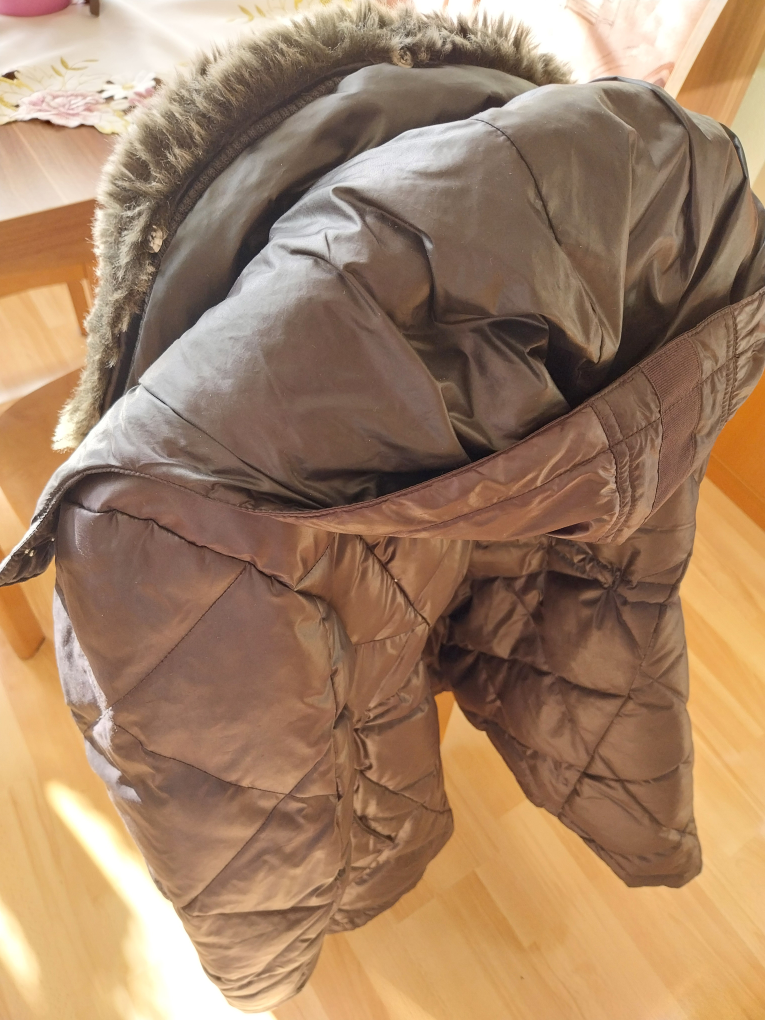
#> input picture data/20260408_171618.jpg, 3060 x 4080 px (shown at 1/4 size)
$ python -i feature_extractor.py   (imports and definitions only)
#> lines starting #> are read from the running program, lines starting #| are printed output that depends on the picture
import numpy as np
from PIL import ImageFilter

'''
This module serves as the single source of truth for calculating visual image features.
It extracts numerical characteristics that allow the model to classify waste based on
texture, color, and brightness without needing to process raw images in real-time.
'''

def extract_features(img, img_size=128):
    '''
    Performs a comprehensive image analysis and returns a dictionary of numerical metrics.

    :params img: Input image object in RGB mode.
    :params img_size: Target resolution for calculation normalization (default 128x128).
    :return: A dictionary containing 15 visual features rounded for data stability.
    '''

    img_resized = img.resize((img_size, img_size))
    arr = np.asarray(img_resized).astype("float32")
    r, g, b = arr[:, :, 0], arr[:, :, 1], arr[:, :, 2]

    brightness = 0.299 * r + 0.587 * g + 0.114 * b
    max_rgb = np.maximum(np.maximum(r, g), b)
    min_rgb = np.minimum(np.minimum(r, g), b)
    saturation = np.where(max_rgb > 0, (max_rgb - min_rgb) / (max_rgb + 1e-8), 0)

    gray = img_resized.convert("L")
    edge_arr = np.asarray(gray.filter(ImageFilter.FIND_EDGES)).astype("float32")
    detail_arr = np.asarray(gray.filter(ImageFilter.DETAIL)).astype("float32")
    emboss_arr = np.asarray(gray.filter(ImageFilter.EMBOSS)).astype("float32")

    hist, _ = np.histogram(brightness.flatten(), bins=64, range=(0, 255))
    hist = hist / (hist.sum() + 1e-8)
    entropy = -np.sum(hist[hist > 0] * np.log2(hist[hist > 0]))

    ehist, _ = np.histogram(edge_arr.flatten(), bins=32, range=(0, 255))
    ehist = ehist / (ehist.sum() + 1e-8)
    edge_entropy = -np.sum(ehist[ehist > 0] * np.log2(ehist[ehist > 0]))

    return {
        "brightness": round(float(brightness.mean()), 2),
        "contrast": round(float(brightness.std()), 2),
        "saturation": round(float(saturation.mean()), 4),
        "color_uniformity": round(float(saturation.std()), 4),
        "warm_ratio": round(float((r > b + 15).mean()), 4),
        "transparency": round(float((brightness > 210).mean()), 4),
        "dark_ratio": round(float((brightness < 40).mean()), 4),
        "edge_density": round(float(edge_arr.mean()), 2),
        "edge_intensity": round(float(edge_arr.std()), 2),
        "texture_roughness": round(float(detail_arr.std()), 2),
        "smoothness": round(float(emboss_arr.std()), 2),
        "entropy": round(float(entropy), 4),
        "edge_entropy": round(float(edge_entropy), 4),
        "channel_variance": round(float(np.var([r.mean(), g.mean(), b.mean()])), 2),
        "highlights": round(float((brightness > 240).mean()), 4),
    }

>>> import cv2
>>> picture = cv2.imread('../data/20260408_171618.jpg', cv2.IMREAD_GRAYSCALE)
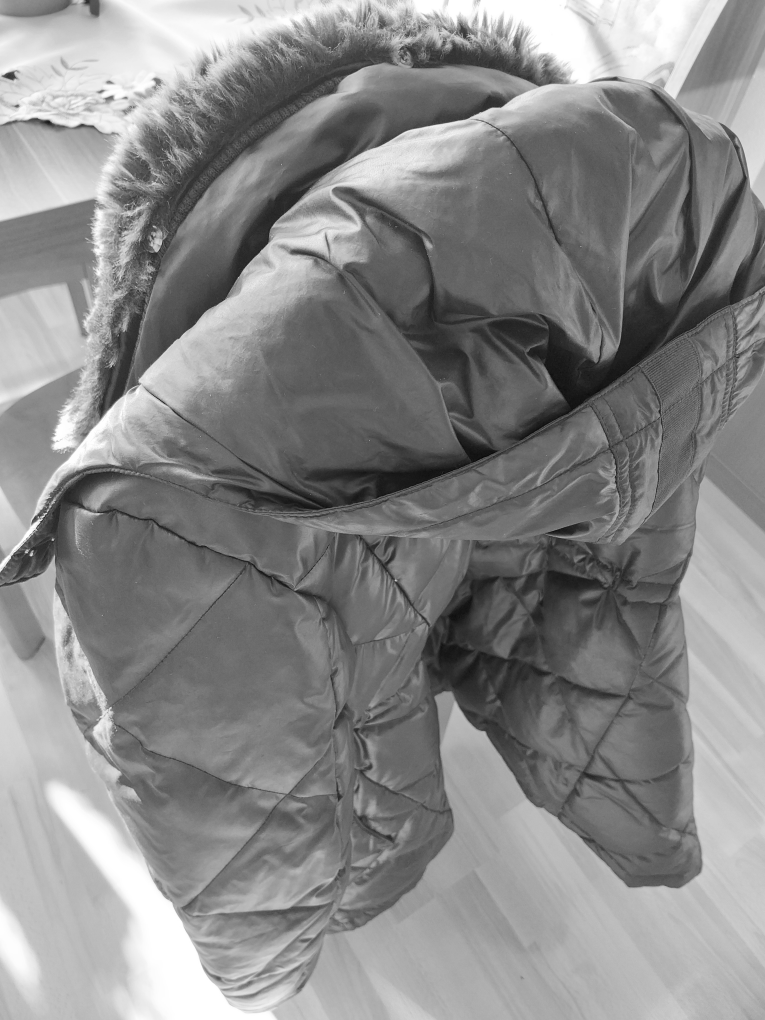
#> picture: shape (4080, 3060) (shown at 1/4 size); min 0, max 255, mean 136.3
>>> result = extract_features(picture)
#> (the run stopped early here; a loop or call above may not have finished)
